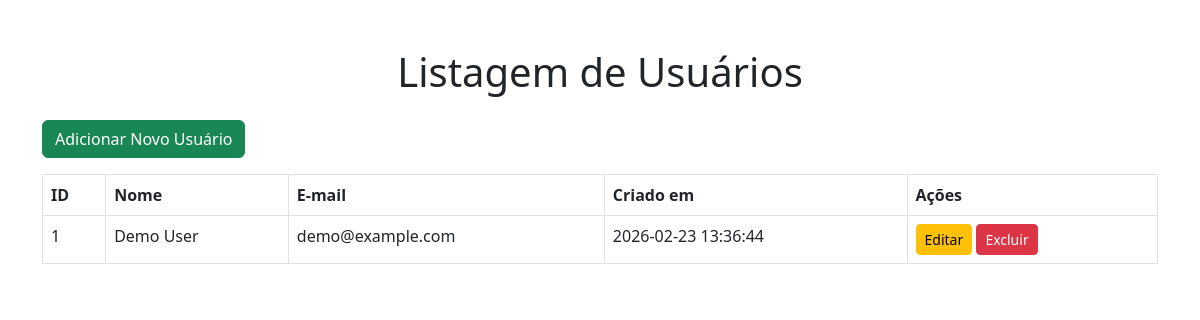
The page / on the database its author committed.
### tables this page shows
CREATE TABLE IF NOT EXISTS users (
    id INT PRIMARY KEY AUTO_INCREMENT,
    name VARCHAR(100) NOT NULL,
    email VARCHAR(100) NOT NULL UNIQUE,
    password VARCHAR(255) NOT NULL,
    created_at TIMESTAMP DEFAULT CURRENT_TIMESTAMP
);

### index.php (the view, shortened to what this page needs)
<?php
include_once __DIR__ . '/config.php';
$sql = "SELECT * FROM users ORDER BY created_at DESC";
$result = $conn->query($sql);
?>
<!DOCTYPE html>
<html lang="en">
<head>
    <link href="https://cdn.jsdelivr.net/npm/bootstrap@5.3.0/dist/css/bootstrap.min.css" rel="stylesheet">
</head>
<body>
<div class="container mt-5">
    <h1 class="text-center mb-4">Listagem de Usuários</h1>
    <a href="insert.php" class="btn btn-success mb-3">Adicionar Novo Usuário</a>
    <table class="table table-bordered">
        <thead>
        <tr>
            <th>ID</th>
            <th>Nome</th>
            <th>E-mail</th>
            <th>Criado em</th>
            <th>Ações</th>
        </tr>
        </thead>
        <tbody>
        <?php while ($row = $result->fetch_assoc()): ?>
            <tr>
                <td><?= $row['id'] ?></td>
                <td><?= $row['name'] ?></td>
                <td><?= $row['email'] ?></td>
                <td><?= $row['created_at'] ?></td>
                <td>
                    <a href="update.php?id=<?= $row['id'] ?>" class="btn btn-sm btn-warning">Editar</a>
                    <a href="delete.php?id=<?= $row['id'] ?>" class="btn btn-sm btn-danger" onclick="return confirm('Tem certeza que deseja excluir?')">Excluir</a>
                </td>
            </tr>
        <?php endwhile; ?>
        </tbody>
    </table>
</div>
</body>
</html>

### rows shown on the page
users: id "1", name "Demo User", email "demo@example.com", created_at "2026-02-23 13:36:44"
